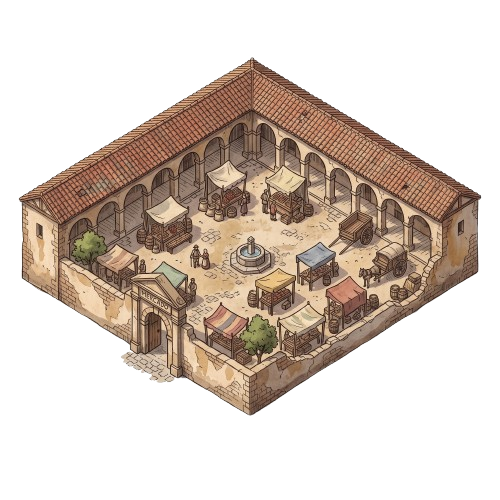
#> input picture resources/mercado.png, 500 x 500 px, found by its file name
$ python villa_olivares.py ../resources/mercado.png ../resources
#> lines starting #> are read from the running program, lines starting #| are printed output that depends on the picture; after the words box and inside, x2 and y2 are one past the last pixel; in counts of white or black regions, pixels touching at a corner belong together
# Compone resources/villa_olivares.png a partir de dos ilustraciones del propio juego:
# el patio porticado de mercado.png con el parterre de jardin.png, sin el rótulo de la puerta.
# Uso: python3 tools/villa_olivares.py <carpeta de salida> <raíz del proyecto>
import sys
import numpy as np
from PIL import Image, ImageDraw, ImageFilter

S = sys.argv[1]
ROOT = sys.argv[2]
POLY = [(70, 245), (250, 152), (440, 245), (445, 252), (258, 378), (70, 262)]
GATE = [(124, 281), (131, 275), (158, 270), (192, 304), (192, 352), (124, 352)]
m = Image.open(ROOT + '/resources/mercado.png').convert('RGBA')
#> m is the input picture: PIL image 500x500 RGBA; mean R, G, B, A 64.1, 51.8, 42.4, 102.9
j = Image.open(ROOT + '/resources/jardin.png').convert('RGBA')
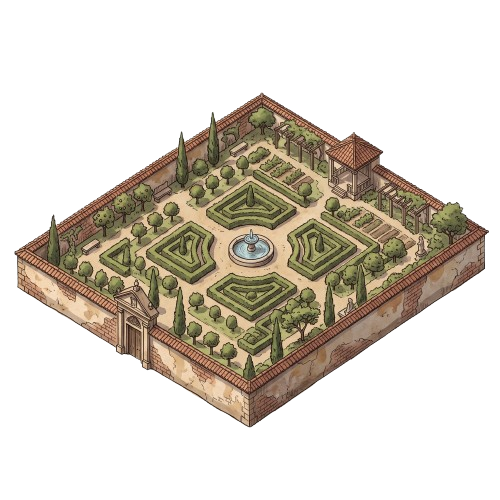
#> input picture resources/jardin.png, 500 x 500 px, found by its file name
#> j is the input picture: PIL image 500x500 RGBA; mean R, G, B, A 51.5, 44.7, 33.9, 90.1
layer = Image.new('RGBA', m.size, (0, 0, 0, 0))
#> layer: PIL image 500x500 RGBA; every value is 0
layer.alpha_composite(j, (0, 8))
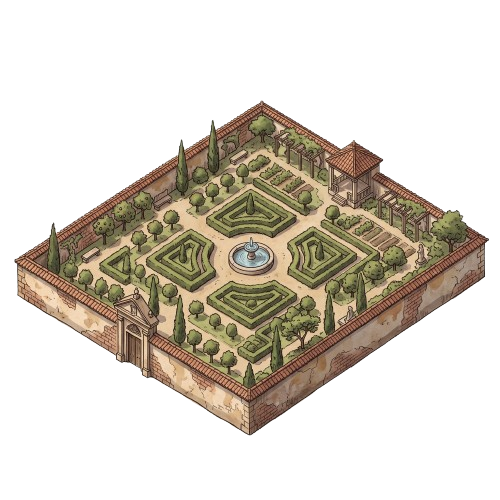
#> layer: PIL image 500x500 RGBA; mean R, G, B, A 51.5, 44.7, 33.9, 90.1; transparent parts drawn white
mask = Image.new('L', m.size, 0)
#> mask: PIL image 500x500 L; every value is 0
d = ImageDraw.Draw(mask)
d.polygon(POLY, fill=255)
d.polygon(GATE, fill=0)
mask = mask.filter(ImageFilter.GaussianBlur(1.0))
out = m.copy()
out.paste(layer, (0, 0), Image.composite(layer.getchannel('A'), Image.new('L', m.size, 0), mask))

# Borrar las letras del friso: píxeles oscuros en la banda del rótulo
a = np.array(out).astype(float)
band = Image.new('L', m.size, 0)
ImageDraw.Draw(band).polygon([(138, 283), (146, 282), (178, 303), (176, 312), (138, 292)], fill=255)
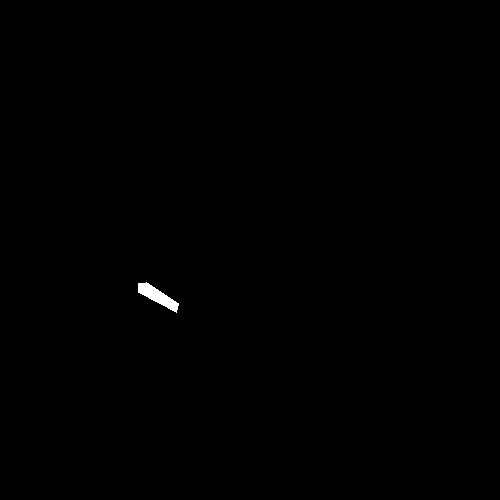
#> band: PIL image 500x500 L; 0.2% white; 1 white region, box (x1, y1, x2, y2) and area: (138, 282, 179, 313) 501
band = np.array(band) > 0
lum = a[..., :3].mean(2)
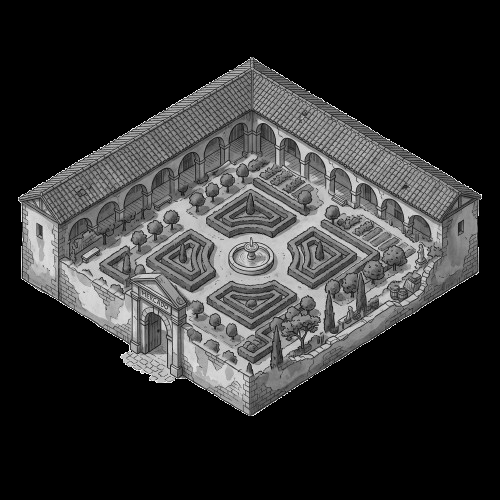
#> lum: shape (500, 500) float64; min 0, max 255, mean 50.5
txt = band & (lum < 150)
#> txt: shape (500, 500) bool; 0.14% white; 1 white region, box (x1, y1, x2, y2) and area: (138, 282, 179, 312) 352
txt = np.array(Image.fromarray((txt * 255).astype(np.uint8)).filter(ImageFilter.MaxFilter(3))) > 0
#> txt: shape (500, 500) bool; 0.24% white; 1 white region, box (x1, y1, x2, y2) and area: (137, 281, 180, 313) 590
known = ~txt
for _ in range(12):
    acc = np.zeros_like(a)
    cnt = np.zeros(a.shape[:2])
    for dy in (-1, 0, 1):
        for dx in (-1, 0, 1):
            sh = np.roll(np.roll(a, dy, 0), dx, 1)
            kn = np.roll(np.roll(known, dy, 0), dx, 1)
            acc += sh * kn[..., None]
            cnt += kn
    fill = (~known) & (cnt > 0)
    a[fill] = acc[fill] / cnt[fill][:, None]
    known = known | fill
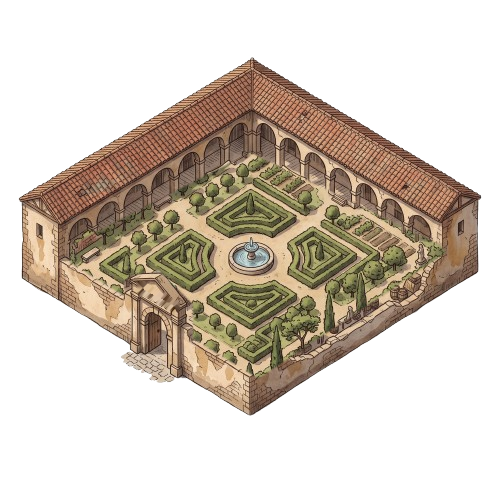
#> a: shape (500, 500, 4) float64; mean R, G, B, A 61, 51, 39.6, 102.9; transparent parts drawn white
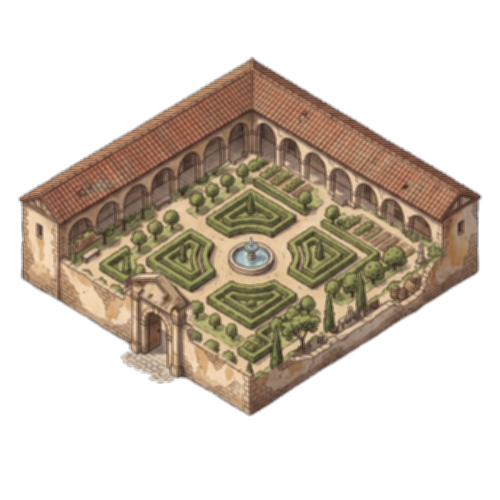
#> acc: shape (500, 500, 4) float64; mean R, G, B, A 549, 459.2, 356.7, 926.4; transparent parts drawn white
#> cnt: shape (500, 500) float64; every value is 9
#> known: shape (500, 500) bool; every value is 1
out = Image.fromarray(a.clip(0, 255).astype(np.uint8), 'RGBA')
out.save(S + '/villa_olivares.png')
big = out.resize((1000, 1000), Image.LANCZOS)
bg = Image.new('RGBA', big.size, (255, 255, 255, 255))
#> bg: PIL image 1000x1000 RGBA; every value is 255
bg.alpha_composite(big)
bg.save(S + '/villa_view.png')
z = out.crop((100, 250, 220, 380)).resize((480, 520), Image.LANCZOS)
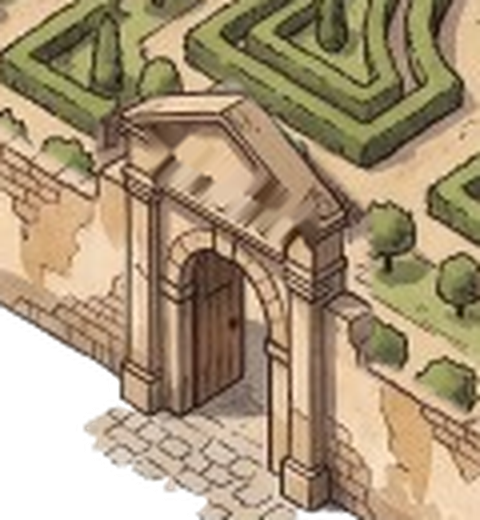
#> z: PIL image 480x520 RGBA; mean R, G, B, A 148.6, 129.4, 100.4, 230.6; transparent parts drawn white
bz = Image.new('RGBA', z.size, (255, 255, 255, 255))
#> bz: PIL image 480x520 RGBA; every value is 255
bz.alpha_composite(z)
bz.save(S + '/villa_puerta.png')
